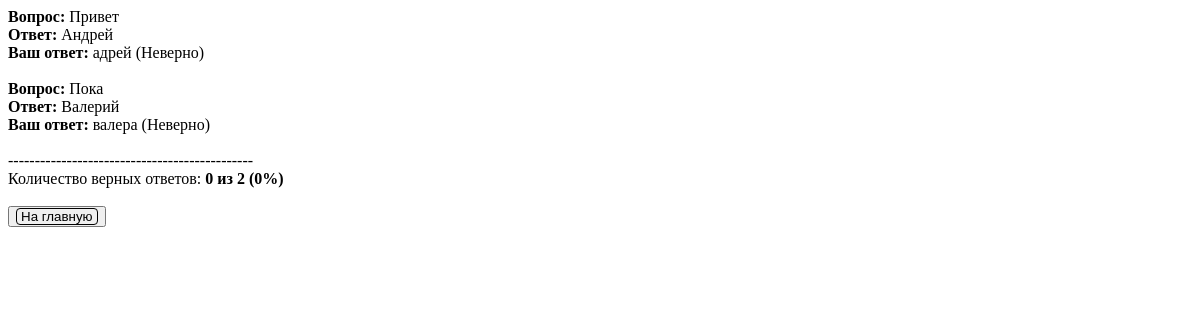
Screenshot of /match/start/ with the database file from the repository.
### qaa/models.py (models this page shows)
class Question(models.Model):
    question_text = models.CharField(max_length=50)
    question_answer = models.CharField(max_length=50)
    human_answer = models.CharField(max_length=50, default='', blank=True)
    def check_answers(self):
        if self.question_answer.lower() == self.human_answer.lower():
            return 'Верно'
        else:
            return 'Неверно'

### qaa/views.py (the view)
# urls.py: path('start/', views.start, name='start'),
def start(request):
    questions = Question.objects.all()
    questions_with_answer = []
    question_without_answer = None
    count_of_correct_answers = 0
    for q in questions:
        if q.human_answer:
            questions_with_answer.append(q)
        else:
            question_without_answer = q
            break
    for question in questions_with_answer:
        if question.human_answer == question.question_answer:
            count_of_correct_answers += 1
    return render(request, 'qaa/start.html', {
        'questions_with_answer': questions_with_answer,
        'question_without_answer': question_without_answer,
        'count_of_correct_answers': count_of_correct_answers,
        'count_of_answers': f'{len(questions)} ({100 // len(questions) * count_of_correct_answers}%)'
    })

### qaa/templates/qaa/start.html (shortened to what this page needs)
{% load static %}
<!DOCTYPE html>
<html>
<head>
    <link rel="stylesheet" type="text/css" href="{% static 'qaa/style.css' %}">
</head>
<body>
    {% if questions_with_answer %}
    {% for question in questions_with_answer %}
    <b>Вопрос:</b> {{ question.question_text }}<br>
    <b>Ответ:</b> {{ question.question_answer }}<br>
    <b>Ваш ответ:</b> {{ question.human_answer }} <span class="correct">({{question.check_answers}})</span><br><br>
    {% endfor %}
    {% endif %}
    {% if questions_with_answer and question_without_answer == None %}
    ----------------------------------------------<br>
    Количество верных ответов: <b>{{ count_of_correct_answers }} из {{ count_of_answers }}</b><br><br>
    <button type="button"><a href="{% url 'qaa:index' %}">На главную</a></button>
    {% endif %}
</body>
</html>

### qaa/static/qaa/style.css (style rules this page uses)
a, .add_q { text-decoration: none; color: black; border: 1px solid; padding: 0.4px 4px; border-radius: 4px; }

### rows the page displays
Question: question_text "Привет", question_answer "Андрей", human_answer "адрей", check_answers "Неверно"
Question: question_text "Пока", question_answer "Валерий", human_answer "валера", check_answers "Неверно"

### other values shown
{{ count_of_correct_answers }} "0"
{{ count_of_answers }} "2 (0%)"
